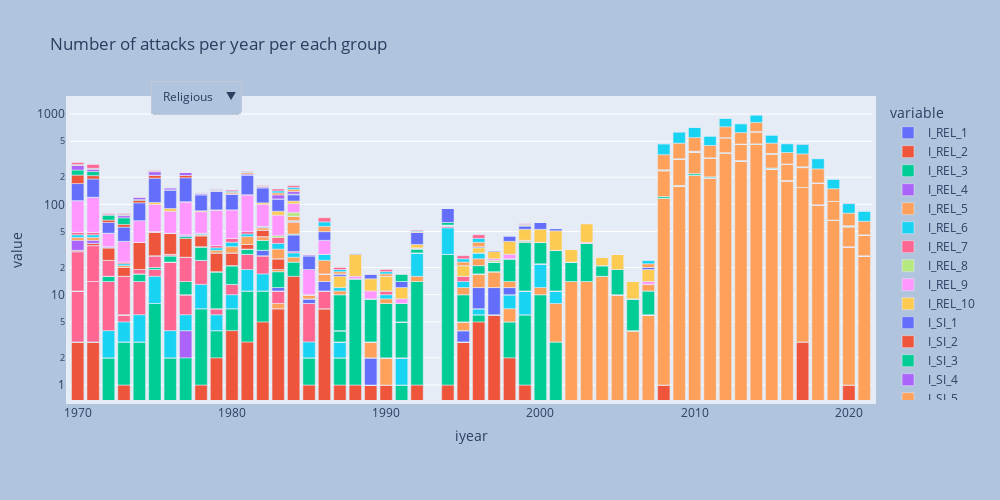

This figure's notebook cell:
### Code cell
# create an update menu to select the REL_COL OR ETHNO_COL OR RIGHT_COL OR LEFT_COL OR SI_COL
total_col = rel_col.append(si_col).append(right_col).append(left_col).append(race_col)
df_dict = df[total_col].groupby([df['iyear']]).sum().reset_index().sort_values(by=['iyear'], ascending=False)
fig = px.bar(df_dict, x='iyear', y=total_col, title='Number of attacks per year per each group', log_y=True)
fig.update_layout(
    autosize=False,
    width=1000,
    height=500,
    margin=dict(
        
        l = 50,
        r = 50,
        b = 100,
        t = 100,
        pad = 4
    ),
    paper_bgcolor="LightSteelBlue",
)
fig.update_layout(
    updatemenus=[
        dict(
            
            buttons=list([
                dict(
                    args= [{'y': [df_dict[col] for col in rel_col]}],
                    label="Religious",
                    method="update"
                ),
                dict(
                    args=[{'y': [df_dict[col] for col in race_col]}],
                    label="race",
                    method="update"
                ),
                dict(
                    args=[{'y': [df_dict[col] for col in right_col]}],
                    label="Right",
                    method="update"
                ),
                dict(
                    args=[{'y': [df_dict[col] for col in left_col]}],
                    label="Left",
                    method="update"
                ),
                dict(
                    args=[{'y': [df_dict[col] for col in si_col]}],
                    label="SI",
                    method="update"
                ),
                dict(
                    args=[{'y': [df_dict[col] for col in total_col]}],
                    label="All",
                    method="update"
                )
            ]),
            direction="down",
            pad={"r": 10, "t": 10},
            showactive=True,
            x=0.1,
            xanchor="left",
            y=1.1,
            yanchor="top"
        ),
    ]
)
fig.show()

### Figure 1 — Plotly figure (JSON) as saved in the notebook; plotly's stock layout.template omitted (floating-point values rounded to 4 significant figures; data arrays with more than 128 entries replaced by an {"elided": "..."} marker saying what was removed)
{"data": [{"alignmentgroup": "True", "hovertemplate": "variable=I_REL_1<br>iyear=%{x}<br>value=%{y}<extra></extra>", "legendgroup": "I_REL_1", "marker": {"color": "#636efa", "pattern": {"shape": ""}}, "name": "I_REL_1", "offsetgroup": "I_REL_1", "orientation": "v", "showlegend": true, "textposition": "auto", "type": "bar", "x": [2021, 2020, 2019, 2018, 2017, 2016, 2015, 2014, 2013, 2012, 2011, 2010, 2009, 2008, 2007, 2006, 2005, 2004, 2003, 2002, 2001, 2000, 1999, 1998, 1997, 1996, 1995, 1994, 1992, 1991, 1990, 1989, 1988, 1987, 1986, 1985, 1984, 1983, 1982, 1981, 1980, 1979, 1978, 1977, 1976, 1975, 1974, 1973, 1972, 1971, 1970], "xaxis": "x", "y": [0, 0, 0, 0, 0, 0, 0, 0, 0, 0, 0, 0, 0, 0, 0, 0, 0, 0, 0, 0, 0, 0, 0, 0, 0, 0, 0, 0, 0, 0, 0, 0, 0, 0, 0, 0, 0, 0, 0, 0, 0, 0, 0, 0, 0, 0, 0, 0, 0, 0, 0], "yaxis": "y"}, {"alignmentgroup": "True", "hovertemplate": "variable=I_REL_2<br>iyear=%{x}<br>value=%{y}<extra></extra>", "legendgroup": "I_REL_2", "marker": {"color": "#EF553B", "pattern": {"shape": ""}}, "name": "I_REL_2", "offsetgroup": "I_REL_2", "orientation": "v", "showlegend": true, "textposition": "auto", "type": "bar", "x": [2021, 2020, 2019, 2018, 2017, 2016, 2015, 2014, 2013, 2012, 2011, 2010, 2009, 2008, 2007, 2006, 2005, 2004, 2003, 2002, 2001, 2000, 1999, 1998, 1997, 1996, 1995, 1994, 1992, 1991, 1990, 1989, 1988, 1987, 1986, 1985, 1984, 1983, 1982, 1981, 1980, 1979, 1978, 1977, 1976, 1975, 1974, 1973, 1972, 1971, 1970], "xaxis": "x", "y": [0, 1, 0, 0, 3, 0, 0, 0, 0, 0, 0, 0, 0, 1, 0, 0, 0, 0, 0, 0, 0, 0, 1, 2, 6, 5, 3, 1, 1, 0, 1, 1, 0, 1, 7, 1, 16, 7, 5, 3, 4, 2, 1, 0, 0, 0, 0, 1, 0, 3, 3], "yaxis": "y"}, {"alignmentgroup": "True", "hovertemplate": "variable=I_REL_3<br>iyear=%{x}<br>value=%{y}<extra></extra>", "legendgroup": "I_REL_3", "marker": {"color": "#00cc96", "pattern": {"shape": ""}}, "name": "I_REL_3", "offsetgroup": "I_REL_3", "orientation": "v", "showlegend": true, "textposition": "auto", "type": "bar", "x": [2021, 2020, 2019, 2018, 2017, 2016, 2015, 2014, 2013, 2012, 2011, 2010, 2009, 2008, 2007, 2006, 2005, 2004, 2003, 2002, 2001, 2000, 1999, 1998, 1997, 1996, 1995, 1994, 1992, 1991, 1990, 1989, 1988, 1987, 1986, 1985, 1984, 1983, 1982, 1981, 1980, 1979, 1978, 1977, 1976, 1975, 1974, 1973, 1972, 1971, 1970], "xaxis": "x", "y": [0, 0, 0, 0, 0, 0, 0, 0, 0, 0, 0, 0, 0, 0, 0, 0, 0, 0, 0, 0, 3, 10, 5, 3, 0, 1, 0, 27, 13, 1, 0, 0, 0, 1, 0, 1, 7, 0, 6, 8, 3, 2, 6, 2, 2, 8, 3, 2, 2, 0, 0], "yaxis": "y"}, {"alignmentgroup": "True", "hovertemplate": "variable=I_REL_4<br>iyear=%{x}<br>value=%{y}<extra></extra>", "legendgroup": "I_REL_4", "marker": {"color": "#ab63fa", "pattern": {"shape": ""}}, "name": "I_REL_4", "offsetgroup": "I_REL_4", "orientation": "v", "showlegend": true, "textposition": "auto", "type": "bar", "x": [2021, 2020, 2019, 2018, 2017, 2016, 2015, 2014, 2013, 2012, 2011, 2010, 2009, 2008, 2007, 2006, 2005, 2004, 2003, 2002, 2001, 2000, 1999, 1998, 1997, 1996, 1995, 1994, 1992, 1991, 1990, 1989, 1988, 1987, 1986, 1985, 1984, 1983, 1982, 1981, 1980, 1979, 1978, 1977, 1976, 1975, 1974, 1973, 1972, 1971, 1970], "xaxis": "x", "y": [0, 0, 0, 0, 0, 0, 0, 0, 0, 0, 0, 0, 0, 0, 0, 0, 0, 0, 0, 0, 0, 0, 0, 0, 0, 0, 0, 0, 0, 0, 0, 0, 0, 0, 0, 0, 0, 0, 0, 0, 0, 0, 0, 2, 0, 0, 0, 0, 0, 0, 0], "yaxis": "y"}, {"alignmentgroup": "True", "hovertemplate": "variable=I_REL_5<br>iyear=%{x}<br>value=%{y}<extra></extra>", "legendgroup": "I_REL_5", "marker": {"color": "#FFA15A", "pattern": {"shape": ""}}, "name": "I_REL_5", "offsetgroup": "I_REL_5", "orientation": "v", "showlegend": true, "textposition": "auto", "type": "bar", "x": [2021, 2020, 2019, 2018, 2017, 2016, 2015, 2014, 2013, 2012, 2011, 2010, 2009, 2008, 2007, 2006, 2005, 2004, 2003, 2002, 2001, 2000, 1999, 1998, 1997, 1996, 1995, 1994, 1992, 1991, 1990, 1989, 1988, 1987, 1986, 1985, 1984, 1983, 1982, 1981, 1980, 1979, 1978, 1977, 1976, 1975, 1974, 1973, 1972, 1971, 1970], "xaxis": "x", "y": [27, 33, 67, 99, 151, 183, 248, 464, 301, 374, 197, 210, 159, 116, 6, 4, 10, 16, 14, 14, 5, 2, 0, 2, 0, 0, 0, 0, 2, 0, 1, 0, 0, 0, 0, 0, 3, 1, 0, 0, 0, 0, 0, 0, 0, 0, 0, 0, 0, 0, 0], "yaxis": "y"}, {"alignmentgroup": "True", "hovertemplate": "variable=I_REL_6<br>iyear=%{x}<br>value=%{y}<extra></extra>", "legendgroup": "I_REL_6", "marker": {"color": "#19d3f3", "pattern": {"shape": ""}}, "name": "I_REL_6", "offsetgroup": "I_REL_6", "orientation": "v", "showlegend": true, "textposition": "auto", "type": "bar", "x": [2021, 2020, 2019, 2018, 2017, 2016, 2015, 2014, 2013, 2012, 2011, 2010, 2009, 2008, 2007, 2006, 2005, 2004, 2003, 2002, 2001, 2000, 1999, 1998, 1997, 1996, 1995, 1994, 1992, 1991, 1990, 1989, 1988, 1987, 1986, 1985, 1984, 1983, 1982, 1981, 1980, 1979, 1978, 1977, 1976, 1975, 1974, 1973, 1972, 1971, 1970], "xaxis": "x", "y": [0, 0, 0, 0, 0, 0, 0, 0, 0, 0, 0, 0, 0, 0, 0, 0, 0, 0, 0, 0, 3, 10, 5, 3, 0, 1, 0, 27, 13, 1, 0, 0, 0, 1, 0, 1, 3, 0, 6, 8, 3, 2, 6, 2, 2, 8, 3, 2, 2, 0, 0], "yaxis": "y"}, {"alignmentgroup": "True", "hovertemplate": "variable=I_REL_7<br>iyear=%{x}<br>value=%{y}<extra></extra>", "legendgroup": "I_REL_7", "marker": {"color": "#FF6692", "pattern": {"shape": ""}}, "name": "I_REL_7", "offsetgroup": "I_REL_7", "orientation": "v", "showlegend": true, "textposition": "auto", "type": "bar", "x": [2021, 2020, 2019, 2018, 2017, 2016, 2015, 2014, 2013, 2012, 2011, 2010, 2009, 2008, 2007, 2006, 2005, 2004, 2003, 2002, 2001, 2000, 1999, 1998, 1997, 1996, 1995, 1994, 1992, 1991, 1990, 1989, 1988, 1987, 1986, 1985, 1984, 1983, 1982, 1981, 1980, 1979, 1978, 1977, 1976, 1975, 1974, 1973, 1972, 1971, 1970], "xaxis": "x", "y": [0, 0, 0, 0, 0, 0, 0, 0, 2, 0, 0, 0, 0, 0, 0, 0, 0, 0, 0, 0, 0, 0, 0, 0, 0, 0, 0, 2, 0, 0, 0, 0, 0, 0, 4, 5, 1, 3, 10, 9, 3, 1, 11, 4, 19, 3, 8, 1, 10, 11, 8], "yaxis": "y"}, {"alignmentgroup": "True", "hovertemplate": "variable=I_REL_8<br>iyear=%{x}<br>value=%{y}<extra></extra>", "legendgroup": "I_REL_8", "marker": {"color": "#B6E880", "pattern": {"shape": ""}}, "name": "I_REL_8", "offsetgroup": "I_REL_8", "orientation": "v", "showlegend": true, "textposition": "auto", "type": "bar", "x": [2021, 2020, 2019, 2018, 2017, 2016, 2015, 2014, 2013, 2012, 2011, 2010, 2009, 2008, 2007, 2006, 2005, 2004, 2003, 2002, 2001, 2000, 1999, 1998, 1997, 1996, 1995, 1994, 1992, 1991, 1990, 1989, 1988, 1987, 1986, 1985, 1984, 1983, 1982, 1981, 1980, 1979, 1978, 1977, 1976, 1975, 1974, 1973, 1972, 1971, 1970], "xaxis": "x", "y": [0, 0, 0, 0, 0, 0, 0, 0, 0, 0, 0, 0, 0, 0, 0, 0, 0, 0, 0, 0, 0, 0, 0, 0, 0, 0, 0, 0, 0, 0, 0, 0, 0, 0, 0, 0, 0, 0, 0, 0, 0, 0, 0, 0, 0, 0, 0, 0, 0, 0, 0], "yaxis": "y"}, {"alignmentgroup": "True", "hovertemplate": "variable=I_REL_9<br>iyear=%{x}<br>value=%{y}<extra></extra>", "legendgroup": "I_REL_9", "marker": {"color": "#FF97FF", "pattern": {"shape": ""}}, "name": "I_REL_9", "offsetgroup": "I_REL_9", "orientation": "v", "showlegend": true, "textposition": "auto", "type": "bar", "x": [2021, 2020, 2019, 2018, 2017, 2016, 2015, 2014, 2013, 2012, 2011, 2010, 2009, 2008, 2007, 2006, 2005, 2004, 2003, 2002, 2001, 2000, 1999, 1998, 1997, 1996, 1995, 1994, 1992, 1991, 1990, 1989, 1988, 1987, 1986, 1985, 1984, 1983, 1982, 1981, 1980, 1979, 1978, 1977, 1976, 1975, 1974, 1973, 1972, 1971, 1970], "xaxis": "x", "y": [0, 0, 0, 0, 0, 0, 0, 0, 0, 0, 0, 0, 0, 0, 0, 0, 0, 0, 0, 0, 0, 0, 0, 0, 0, 0, 0, 0, 0, 0, 0, 0, 0, 0, 0, 0, 0, 0, 0, 0, 0, 0, 0, 0, 0, 0, 0, 0, 0, 0, 0], "yaxis": "y"}, {"alignmentgroup": "True", "hovertemplate": "variable=I_REL_10<br>iyear=%{x}<br>value=%{y}<extra></extra>", "legendgroup": "I_REL_10", "marker": {"color": "#FECB52", "pattern": {"shape": ""}}, "name": "I_REL_10", "offsetgroup": "I_REL_10", "orientation": "v", "showlegend": true, "textposition": "auto", "type": "bar", "x": [2021, 2020, 2019, 2018, 2017, 2016, 2015, 2014, 2013, 2012, 2011, 2010, 2009, 2008, 2007, 2006, 2005, 2004, 2003, 2002, 2001, 2000, 1999, 1998, 1997, 1996, 1995, 1994, 1992, 1991, 1990, 1989, 1988, 1987, 1986, 1985, 1984, 1983, 1982, 1981, 1980, 1979, 1978, 1977, 1976, 1975, 1974, 1973, 1972, 1971, 1970], "xaxis": "x", "y": [0, 0, 0, 0, 0, 0, 0, 0, 0, 0, 0, 0, 0, 0, 0, 0, 0, 0, 0, 0, 0, 0, 0, 0, 0, 0, 0, 0, 0, 0, 0, 0, 0, 0, 0, 0, 0, 0, 0, 0, 0, 0, 0, 0, 0, 0, 0, 0, 0, 0, 0], "yaxis": "y"}, {"alignmentgroup": "True", "hovertemplate": "variable=I_SI_1<br>iyear=%{x}<br>value=%{y}<extra></extra>", "legendgroup": "I_SI_1", "marker": {"color": "#636efa", "pattern": {"shape": ""}}, "name": "I_SI_1", "offsetgroup": "I_SI_1", "orientation": "v", "showlegend": true, "textposition": "auto", "type": "bar", "x": [2021, 2020, 2019, 2018, 2017, 2016, 2015, 2014, 2013, 2012, 2011, 2010, 2009, 2008, 2007, 2006, 2005, 2004, 2003, 2002, 2001, 2000, 1999, 1998, 1997, 1996, 1995, 1994, 1992, 1991, 1990, 1989, 1988, 1987, 1986, 1985, 1984, 1983, 1982, 1981, 1980, 1979, 1978, 1977, 1976, 1975, 1974, 1973, 1972, 1971, 1970], "xaxis": "x", "y": [0, 0, 0, 0, 0, 0, 0, 0, 0, 0, 0, 0, 0, 0, 0, 0, 0, 0, 0, 0, 0, 0, 0, 2, 6, 5, 1, 1, 0, 0, 0, 1, 0, 0, 3, 1, 16, 1, 4, 0, 0, 0, 0, 0, 0, 0, 0, 0, 0, 0, 0], "yaxis": "y"}, {"alignmentgroup": "True", "hovertemplate": "variable=I_SI_2<br>iyear=%{x}<br>value=%{y}<extra></extra>", "legendgroup": "I_SI_2", "marker": {"color": "#EF553B", "pattern": {"shape": ""}}, "name": "I_SI_2", "offsetgroup": "I_SI_2", "orientation": "v", "showlegend": true, "textposition": "auto", "type": "bar", "x": [2021, 2020, 2019, 2018, 2017, 2016, 2015, 2014, 2013, 2012, 2011, 2010, 2009, 2008, 2007, 2006, 2005, 2004, 2003, 2002, 2001, 2000, 1999, 1998, 1997, 1996, 1995, 1994, 1992, 1991, 1990, 1989, 1988, 1987, 1986, 1985, 1984, 1983, 1982, 1981, 1980, 1979, 1978, 1977, 1976, 1975, 1974, 1973, 1972, 1971, 1970], "xaxis": "x", "y": [0, 0, 0, 0, 0, 0, 0, 0, 0, 0, 0, 0, 0, 0, 0, 0, 0, 0, 0, 0, 0, 0, 0, 0, 0, 0, 0, 0, 0, 0, 0, 0, 0, 0, 0, 0, 0, 0, 0, 0, 0, 0, 0, 0, 0, 0, 0, 0, 0, 0, 0], "yaxis": "y"}, {"alignmentgroup": "True", "hovertemplate": "variable=I_SI_3<br>iyear=%{x}<br>value=%{y}<extra></extra>", "legendgroup": "I_SI_3", "marker": {"color": "#00cc96", "pattern": {"shape": ""}}, "name": "I_SI_3", "offsetgroup": "I_SI_3", "orientation": "v", "showlegend": true, "textposition": "auto", "type": "bar", "x": [2021, 2020, 2019, 2018, 2017, 2016, 2015, 2014, 2013, 2012, 2011, 2010, 2009, 2008, 2007, 2006, 2005, 2004, 2003, 2002, 2001, 2000, 1999, 1998, 1997, 1996, 1995, 1994, 1992, 1991, 1990, 1989, 1988, 1987, 1986, 1985, 1984, 1983, 1982, 1981, 1980, 1979, 1978, 1977, 1976, 1975, 1974, 1973, 1972, 1971, 1970], "xaxis": "x", "y": [0, 0, 0, 0, 0, 0, 0, 0, 0, 0, 0, 0, 0, 0, 0, 0, 0, 0, 0, 0, 0, 0, 0, 0, 0, 0, 0, 0, 0, 3, 0, 0, 0, 1, 0, 0, 1, 6, 9, 4, 8, 11, 10, 4, 4, 1, 3, 0, 2, 0, 0], "yaxis": "y"}, {"alignmentgroup": "True", "hovertemplate": "variable=I_SI_4<br>iyear=%{x}<br>value=%{y}<extra></extra>", "legendgroup": "I_SI_4", "marker": {"color": "#ab63fa", "pattern": {"shape": ""}}, "name": "I_SI_4", "offsetgroup": "I_SI_4", "orientation": "v", "showlegend": true, "textposition": "auto", "type": "bar", "x": [2021, 2020, 2019, 2018, 2017, 2016, 2015, 2014, 2013, 2012, 2011, 2010, 2009, 2008, 2007, 2006, 2005, 2004, 2003, 2002, 2001, 2000, 1999, 1998, 1997, 1996, 1995, 1994, 1992, 1991, 1990, 1989, 1988, 1987, 1986, 1985, 1984, 1983, 1982, 1981, 1980, 1979, 1978, 1977, 1976, 1975, 1974, 1973, 1972, 1971, 1970], "xaxis": "x", "y": [0, 0, 0, 0, 0, 0, 0, 0, 0, 0, 0, 0, 0, 0, 0, 0, 0, 0, 0, 0, 0, 0, 0, 0, 0, 0, 0, 0, 0, 0, 0, 0, 0, 0, 0, 0, 0, 0, 0, 0, 0, 0, 0, 0, 0, 0, 0, 0, 0, 0, 0], "yaxis": "y"}, {"alignmentgroup": "True", "hovertemplate": "variable=I_SI_5<br>iyear=%{x}<br>value=%{y}<extra></extra>", "legendgroup": "I_SI_5", "marker": {"color": "#FFA15A", "pattern": {"shape": ""}}, "name": "I_SI_5", "offsetgroup": "I_SI_5", "orientation": "v", "showlegend": true, "textposition": "auto", "type": "bar", "x": [2021, 2020, 2019, 2018, 2017, 2016, 2015, 2014, 2013, 2012, 2011, 2010, 2009, 2008, 2007, 2006, 2005, 2004, 2003, 2002, 2001, 2000, 1999, 1998, 1997, 1996, 1995, 1994, 1992, 1991, 1990, 1989, 1988, 1987, 1986, 1985, 1984, 1983, 1982, 1981, 1980, 1979, 1978, 1977, 1976, 1975, 1974, 1973, 1972, 1971, 1970], "xaxis": "x", "y": [0, 0, 0, 0, 0, 0, 0, 0, 0, 0, 0, 0, 0, 0, 0, 0, 0, 0, 0, 0, 0, 0, 0, 2, 6, 5, 1, 1, 0, 0, 0, 1, 0, 0, 3, 1, 16, 1, 4, 0, 0, 0, 0, 0, 0, 0, 0, 0, 0, 0, 0], "yaxis": "y"}, {"alignmentgroup": "True", "hovertemplate": "variable=I_SI_6<br>iyear=%{x}<br>value=%{y}<extra></extra>", "legendgroup": "I_SI_6", "marker": {"color": "#19d3f3", "pattern": {"shape": ""}}, "name": "I_SI_6", "offsetgroup": "I_SI_6", "orientation": "v", "showlegend": true, "textposition": "auto", "type": "bar", "x": [2021, 2020, 2019, 2018, 2017, 2016, 2015, 2014, 2013, 2012, 2011, 2010, 2009, 2008, 2007, 2006, 2005, 2004, 2003, 2002, 2001, 2000, 1999, 1998, 1997, 1996, 1995, 1994, 1992, 1991, 1990, 1989, 1988, 1987, 1986, 1985, 1984, 1983, 1982, 1981, 1980, 1979, 1978, 1977, 1976, 1975, 1974, 1973, 1972, 1971, 1970], "xaxis": "x", "y": [0, 0, 0, 0, 0, 0, 0, 0, 0, 0, 0, 0, 0, 0, 0, 0, 0, 0, 0, 0, 0, 0, 0, 0, 0, 0, 0, 0, 0, 0, 0, 0, 0, 0, 0, 0, 0, 0, 0, 0, 0, 0, 0, 0, 0, 0, 0, 0, 0, 0, 0], "yaxis": "y"}, {"alignmentgroup": "True", "hovertemplate": "variable=I_SI_7<br>iyear=%{x}<br>value=%{y}<extra></extra>", "legendgroup": "I_SI_7", "marker": {"color": "#FF6692", "pattern": {"shape": ""}}, "name": "I_SI_7", "offsetgroup": "I_SI_7", "orientation": "v", "showlegend": true, "textposition": "auto", "type": "bar", "x": [2021, 2020, 2019, 2018, 2017, 2016, 2015, 2014, 2013, 2012, 2011, 2010, 2009, 2008, 2007, 2006, 2005, 2004, 2003, 2002, 2001, 2000, 1999, 1998, 1997, 1996, 1995, 1994, 1992, 1991, 1990, 1989, 1988, 1987, 1986, 1985, 1984, 1983, 1982, 1981, 1980, 1979, 1978, 1977, 1976, 1975, 1974, 1973, 1972, 1971, 1970], "xaxis": "x", "y": [0, 0, 0, 0, 0, 0, 0, 0, 0, 0, 0, 0, 0, 0, 0, 0, 0, 0, 0, 0, 0, 0, 0, 0, 0, 0, 0, 0, 0, 0, 0, 0, 0, 0, 0, 0, 2, 0, 0, 0, 0, 0, 0, 12, 1, 7, 2, 10, 8, 21, 19], "yaxis": "y"}, {"alignmentgroup": "True", "hovertemplate": "variable=I_SI_8<br>iyear=%{x}<br>value=%{y}<extra></extra>", "legendgroup": "I_SI_8", "marker": {"color": "#B6E880", "pattern": {"shape": ""}}, "name": "I_SI_8", "offsetgroup": "I_SI_8", "orientation": "v", "showlegend": true, "textposition": "auto", "type": "bar", "x": [2021, 2020, 2019, 2018, 2017, 2016, 2015, 2014, 2013, 2012, 2011, 2010, 2009, 2008, 2007, 2006, 2005, 2004, 2003, 2002, 2001, 2000, 1999, 1998, 1997, 1996, 1995, 1994, 1992, 1991, 1990, 1989, 1988, 1987, 1986, 1985, 1984, 1983, 1982, 1981, 1980, 1979, 1978, 1977, 1976, 1975, 1974, 1973, 1972, 1971, 1970], "xaxis": "x", "y": [0, 0, 0, 0, 0, 0, 0, 0, 2, 0, 0, 0, 0, 0, 0, 0, 0, 0, 0, 0, 0, 0, 0, 0, 0, 0, 0, 0, 0, 0, 0, 0, 0, 0, 0, 0, 0, 0, 0, 0, 0, 0, 0, 0, 0, 0, 0, 0, 0, 0, 0], "yaxis": "y"}, {"alignmentgroup": "True", "hovertemplate": "variable=I_SI_9<br>iyear=%{x}<br>value=%{y}<extra></extra>", "legendgroup": "I_SI_9", "marker": {"color": "#FF97FF", "pattern": {"shape": ""}}, "name": "I_SI_9", "offsetgroup": "I_SI_9", "orientation": "v", "showlegend": true, "textposition": "auto", "type": "bar", "x": [2021, 2020, 2019, 2018, 2017, 2016, 2015, 2014, 2013, 2012, 2011, 2010, 2009, 2008, 2007, 2006, 2005, 2004, 2003, 2002, 2001, 2000, 1999, 1998, 1997, 1996, 1995, 1994, 1992, 1991, 1990, 1989, 1988, 1987, 1986, 1985, 1984, 1983, 1982, 1981, 1980, 1979, 1978, 1977, 1976, 1975, 1974, 1973, 1972, 1971, 1970], "xaxis": "x", "y": [0, 0, 0, 0, 0, 0, 0, 0, 0, 0, 0, 0, 0, 0, 0, 0, 0, 0, 0, 0, 0, 0, 0, 0, 0, 0, 0, 0, 0, 0, 0, 0, 0, 0, 0, 0, 0, 0, 0, 0, 0, 0, 0, 0, 0, 0, 0, 0, 0, 0, 0], "yaxis": "y"}, {"alignmentgroup": "True", "hovertemplate": "variable=I_SI_10<br>iyear=%{x}<br>value=%{y}<extra></extra>", "legendgroup": "I_SI_10", "marker": {"color": "#FECB52", "pattern": {"shape": ""}}, "name": "I_SI_10", "offsetgroup": "I_SI_10", "orientation": "v", "showlegend": true, "textposition": "auto", "type": "bar", "x": [2021, 2020, 2019, 2018, 2017, 2016, 2015, 2014, 2013, 2012, 2011, 2010, 2009, 2008, 2007, 2006, 2005, 2004, 2003, 2002, 2001, 2000, 1999, 1998, 1997, 1996, 1995, 1994, 1992, 1991, 1990, 1989, 1988, 1987, 1986, 1985, 1984, 1983, 1982, 1981, 1980, 1979, 1978, 1977, 1976, 1975, 1974, 1973, 1972, 1971, 1970], "xaxis": "x", "y": [0, 0, 0, 0, 0, 0, 0, 0, 0, 0, 0, 0, 1, 0, 0, 0, 0, 0, 0, 0, 0, 0, 0, 0, 0, 0, 0, 0, 0, 0, 0, 0, 0, 0, 0, 0, 0, 0, 0, 0, 0, 0, 0, 0, 0, 0, 0, 0, 0, 0, 0], "yaxis": "y"}, {"alignmentgroup": "True", "hovertemplate": "variable=I_SI_11<br>iyear=%{x}<br>value=%{y}<extra></extra>", "legendgroup": "I_SI_11", "marker": {"color": "#636efa", "pattern": {"shape": ""}}, "name": "I_SI_11", "offsetgroup": "I_SI_11", "orientation": "v", "showlegend": true, "textposition": "auto", "type": "bar", "x": [2021, 2020, 2019, 2018, 2017, 2016, 2015, 2014, 2013, 2012, 2011, 2010, 2009, 2008, 2007, 2006, 2005, 2004, 2003, 2002, 2001, 2000, 1999, 1998, 1997, 1996, 1995, 1994, 1992, 1991, 1990, 1989, 1988, 1987, 1986, 1985, 1984, 1983, 1982, 1981, 1980, 1979, 1978, 1977, 1976, 1975, 1974, 1973, 1972, 1971, 1970], "xaxis": "x", "y": [0, 0, 0, 0, 0, 0, 0, 0, 0, 0, 0, 0, 0, 0, 0, 0, 0, 0, 0, 0, 0, 0, 0, 0, 0, 0, 0, 0, 0, 0, 0, 0, 0, 0, 0, 0, 0, 0, 0, 0, 0, 0, 0, 0, 0, 0, 0, 0, 0, 0, 0], "yaxis": "y"}, {"alignmentgroup": "True", "hovertemplate": "variable=I_SI_12<br>iyear=%{x}<br>value=%{y}<extra></extra>", "legendgroup": "I_SI_12", "marker": {"color": "#EF553B", "pattern": {"shape": ""}}, "name": "I_SI_12", "offsetgroup": "I_SI_12", "orientation": "v", "showlegend": true, "textposition": "auto", "type": "bar", "x": [2021, 2020, 2019, 2018, 2017, 2016, 2015, 2014, 2013, 2012, 2011, 2010, 2009, 2008, 2007, 2006, 2005, 2004, 2003, 2002, 2001, 2000, 1999, 1998, 1997, 1996, 1995, 1994, 1992, 1991, 1990, 1989, 1988, 1987, 1986, 1985, 1984, 1983, 1982, 1981, 1980, 1979, 1978, 1977, 1976, 1975, 1974, 1973, 1972, 1971, 1970], "xaxis": "x", "y": [0, 0, 0, 0, 0, 0, 0, 0, 0, 0, 0, 0, 0, 0, 0, 0, 0, 0, 0, 0, 0, 0, 0, 0, 0, 0, 0, 0, 0, 0, 0, 0, 1, 0, 0, 0, 0, 6, 8, 4, 8, 11, 11, 16, 20, 22, 19, 4, 9, 2, 1], "yaxis": "y"}, {"alignmentgroup": "True", "hovertemplate": "variable=I_SI_13<br>iyear=%{x}<br>value=%{y}<extra></extra>", "legendgroup": "I_SI_13", "marker": {"color": "#00cc96", "pattern": {"shape": ""}}, "name": "I_SI_13", "offsetgroup": "I_SI_13", "orientation": "v", "showlegend": true, "textposition": "auto", "type": "bar", "x": [2021, 2020, 2019, 2018, 2017, 2016, 2015, 2014, 2013, 2012, 2011, 2010, 2009, 2008, 2007, 2006, 2005, 2004, 2003, 2002, 2001, 2000, 1999, 1998, 1997, 1996, 1995, 1994, 1992, 1991, 1990, 1989, 1988, 1987, 1986, 1985, 1984, 1983, 1982, 1981, 1980, 1979, 1978, 1977, 1976, 1975, 1974, 1973, 1972, 1971, 1970], "xaxis": "x", "y": [0, 0, 0, 0, 0, 1, 5, 4, 1, 0, 5, 9, 2, 5, 5, 5, 9, 5, 23, 9, 20, 16, 27, 11, 5, 4, 5, 4, 3, 3, 6, 6, 14, 6, 0, 0, 1, 0, 0, 0, 0, 0, 0, 2, 0, 0, 0, 0, 0, 0, 0], "yaxis": "y"}, {"alignmentgroup": "True", "hovertemplate": "variable=I_SI_14<br>iyear=%{x}<br>value=%{y}<extra></extra>", "legendgroup": "I_SI_14", "marker": {"color": "#ab63fa", "pattern": {"shape": ""}}, "name": "I_SI_14", "offsetgroup": "I_SI_14", "orientation": "v", "showlegend": true, "textposition": "auto", "type": "bar", "x": [2021, 2020, 2019, 2018, 2017, 2016, 2015, 2014, 2013, 2012, 2011, 2010, 2009, 2008, 2007, 2006, 2005, 2004, 2003, 2002, 2001, 2000, 1999, 1998, 1997, 1996, 1995, 1994, 1992, 1991, 1990, 1989, 1988, 1987, 1986, 1985, 1984, 1983, 1982, 1981, 1980, 1979, 1978, 1977, 1976, 1975, 1974, 1973, 1972, 1971, 1970], "xaxis": "x", "y": [0, 0, 0, 0, 0, 0, 0, 0, 0, 0, 0, 0, 0, 0, 0, 0, 0, 0, 0, 0, 0, 0, 0, 0, 0, 0, 0, 0, 0, 0, 0, 0, 0, 0, 0, 0, 0, 0, 0, 0, 0, 0, 0, 2, 0, 0, 0, 0, 1, 3, 9], "yaxis": "y"}, {"alignmentgroup": "True", "hovertemplate": "variable=I_RIGHT_1<br>iyear=%{x}<br>value=%{y}<extra></extra>", "legendgroup": "I_RIGHT_1", "marker": {"color": "#FFA15A", "pattern": {"shape": ""}}, "name": "I_RIGHT_1", "offsetgroup": "I_RIGHT_1", "orientation": "v", "showlegend": true, "textposition": "auto", "type": "bar", "x": [2021, 2020, 2019, 2018, 2017, 2016, 2015, 2014, 2013, 2012, 2011, 2010, 2009, 2008, 2007, 2006, 2005, 2004, 2003, 2002, 2001, 2000, 1999, 1998, 1997, 1996, 1995, 1994, 1992, 1991, 1990, 1989, 1988, 1987, 1986, 1985, 1984, 1983, 1982, 1981, 1980, 1979, 1978, 1977, 1976, 1975, 1974, 1973, 1972, 1971, 1970], "xaxis": "x", "y": [19, 22, 41, 74, 101, 95, 109, 168, 158, 174, 121, 161, 156, 113, 2, 0, 0, 0, 0, 0, 0, 0, 1, 0, 0, 4, 2, 0, 1, 0, 1, 0, 0, 1, 7, 0, 8, 7, 3, 8, 5, 2, 1, 0, 0, 1, 0, 1, 0, 3, 3], "yaxis": "y"}, {"alignmentgroup": "True", "hovertemplate": "variable=I_RIGHT_2<br>iyear=%{x}<br>value=%{y}<extra></extra>", "legendgroup": "I_RIGHT_2", "marker": {"color": "#19d3f3", "pattern": {"shape": ""}}, "name": "I_RIGHT_2", "offsetgroup": "I_RIGHT_2", "orientation": "v", "showlegend": true, "textposition": "auto", "type": "bar", "x": [2021, 2020, 2019, 2018, 2017, 2016, 2015, 2014, 2013, 2012, 2011, 2010, 2009, 2008, 2007, 2006, 2005, 2004, 2003, 2002, 2001, 2000, 1999, 1998, 1997, 1996, 1995, 1994, 1992, 1991, 1990, 1989, 1988, 1987, 1986, 1985, 1984, 1983, 1982, 1981, 1980, 1979, 1978, 1977, 1976, 1975, 1974, 1973, 1972, 1971, 1970], "xaxis": "x", "y": [0, 1, 0, 0, 3, 0, 0, 0, 0, 0, 0, 0, 0, 1, 0, 0, 0, 0, 0, 0, 0, 0, 1, 0, 0, 4, 2, 0, 0, 0, 1, 0, 0, 1, 4, 0, 0, 5, 1, 3, 4, 2, 1, 0, 0, 0, 0, 1, 0, 3, 3], "yaxis": "y"}, {"alignmentgroup": "True", "hovertemplate": "variable=I_RIGHT_3<br>iyear=%{x}<br>value=%{y}<extra></extra>", "legendgroup": "I_RIGHT_3", "marker": {"color": "#FF6692", "pattern": {"shape": ""}}, "name": "I_RIGHT_3", "offsetgroup": "I_RIGHT_3", "orientation": "v", "showlegend": true, "textposition": "auto", "type": "bar", "x": [2021, 2020, 2019, 2018, 2017, 2016, 2015, 2014, 2013, 2012, 2011, 2010, 2009, 2008, 2007, 2006, 2005, 2004, 2003, 2002, 2001, 2000, 1999, 1998, 1997, 1996, 1995, 1994, 1992, 1991, 1990, 1989, 1988, 1987, 1986, 1985, 1984, 1983, 1982, 1981, 1980, 1979, 1978, 1977, 1976, 1975, 1974, 1973, 1972, 1971, 1970], "xaxis": "x", "y": [0, 1, 0, 0, 3, 0, 0, 0, 0, 0, 0, 0, 0, 1, 0, 0, 0, 0, 0, 0, 0, 0, 0, 0, 0, 0, 2, 0, 0, 0, 1, 0, 0, 0, 0, 0, 0, 6, 1, 3, 4, 2, 1, 0, 0, 0, 0, 1, 0, 3, 3], "yaxis": "y"}, {"alignmentgroup": "True", "hovertemplate": "variable=I_RIGHT_4<br>iyear=%{x}<br>value=%{y}<extra></extra>", "legendgroup": "I_RIGHT_4", "marker": {"color": "#B6E880", "pattern": {"shape": ""}}, "name": "I_RIGHT_4", "offsetgroup": "I_RIGHT_4", "orientation": "v", "showlegend": true, "textposition": "auto", "type": "bar", "x": [2021, 2020, 2019, 2018, 2017, 2016, 2015, 2014, 2013, 2012, 2011, 2010, 2009, 2008, 2007, 2006, 2005, 2004, 2003, 2002, 2001, 2000, 1999, 1998, 1997, 1996, 1995, 1994, 1992, 1991, 1990, 1989, 1988, 1987, 1986, 1985, 1984, 1983, 1982, 1981, 1980, 1979, 1978, 1977, 1976, 1975, 1974, 1973, 1972, 1971, 1970], "xaxis": "x", "y": [0, 0, 0, 0, 0, 0, 0, 1, 0, 1, 0, 0, 0, 0, 0, 0, 0, 0, 0, 0, 0, 0, 0, 0, 1, 0, 0, 0, 0, 0, 0, 0, 0, 0, 0, 0, 7, 2, 0, 0, 0, 0, 0, 0, 0, 0, 0, 0, 0, 0, 0], "yaxis": "y"}, {"alignmentgroup": "True", "hovertemplate": "variable=I_LEFT_1<br>iyear=%{x}<br>value=%{y}<extra></extra>", "legendgroup": "I_LEFT_1", "marker": {"color": "#FF97FF", "pattern": {"shape": ""}}, "name": "I_LEFT_1", "offsetgroup": "I_LEFT_1", "orientation": "v", "showlegend": true, "textposition": "auto", "type": "bar", "x": [2021, 2020, 2019, 2018, 2017, 2016, 2015, 2014, 2013, 2012, 2011, 2010, 2009, 2008, 2007, 2006, 2005, 2004, 2003, 2002, 2001, 2000, 1999, 1998, 1997, 1996, 1995, 1994, 1992, 1991, 1990, 1989, 1988, 1987, 1986, 1985, 1984, 1983, 1982, 1981, 1980, 1979, 1978, 1977, 1976, 1975, 1974, 1973, 1972, 1971, 1970], "xaxis": "x", "y": [0, 0, 0, 0, 0, 0, 0, 0, 0, 0, 0, 0, 0, 0, 1, 0, 0, 0, 1, 0, 0, 0, 0, 3, 1, 0, 0, 0, 0, 1, 0, 2, 1, 0, 12, 9, 21, 31, 43, 77, 45, 51, 35, 60, 36, 50, 28, 16, 14, 71, 61], "yaxis": "y"}, {"alignmentgroup": "True", "hovertemplate": "variable=I_LEFT_2<br>iyear=%{x}<br>value=%{y}<extra></extra>", "legendgroup": "I_LEFT_2", "marker": {"color": "#FECB52", "pattern": {"shape": ""}}, "name": "I_LEFT_2", "offsetgroup": "I_LEFT_2", "orientation": "v", "showlegend": true, "textposition": "auto", "type": "bar", "x": [2021, 2020, 2019, 2018, 2017, 2016, 2015, 2014, 2013, 2012, 2011, 2010, 2009, 2008, 2007, 2006, 2005, 2004, 2003, 2002, 2001, 2000, 1999, 1998, 1997, 1996, 1995, 1994, 1992, 1991, 1990, 1989, 1988, 1987, 1986, 1985, 1984, 1983, 1982, 1981, 1980, 1979, 1978, 1977, 1976, 1975, 1974, 1973, 1972, 1971, 1970], "xaxis": "x", "y": [0, 0, 0, 0, 0, 1, 5, 3, 2, 0, 5, 8, 2, 5, 5, 5, 9, 5, 23, 9, 20, 15, 13, 11, 5, 4, 5, 0, 3, 3, 5, 4, 12, 4, 0, 0, 7, 8, 4, 1, 0, 1, 2, 1, 6, 5, 0, 0, 0, 0, 0], "yaxis": "y"}, {"alignmentgroup": "True", "hovertemplate": "variable=I_LEFT_3<br>iyear=%{x}<br>value=%{y}<extra></extra>", "legendgroup": "I_LEFT_3", "marker": {"color": "#636efa", "pattern": {"shape": ""}}, "name": "I_LEFT_3", "offsetgroup": "I_LEFT_3", "orientation": "v", "showlegend": true, "textposition": "auto", "type": "bar", "x": [2021, 2020, 2019, 2018, 2017, 2016, 2015, 2014, 2013, 2012, 2011, 2010, 2009, 2008, 2007, 2006, 2005, 2004, 2003, 2002, 2001, 2000, 1999, 1998, 1997, 1996, 1995, 1994, 1992, 1991, 1990, 1989, 1988, 1987, 1986, 1985, 1984, 1983, 1982, 1981, 1980, 1979, 1978, 1977, 1976, 1975, 1974, 1973, 1972, 1971, 1970], "xaxis": "x", "y": [0, 0, 0, 0, 0, 0, 0, 0, 0, 0, 0, 0, 0, 0, 1, 0, 0, 0, 1, 0, 3, 10, 5, 6, 1, 1, 0, 27, 13, 2, 0, 2, 1, 1, 10, 8, 19, 31, 49, 84, 42, 53, 43, 90, 54, 90, 38, 17, 15, 71, 60], "yaxis": "y"}, {"alignmentgroup": "True", "hovertemplate": "variable=I_LEFT_4<br>iyear=%{x}<br>value=%{y}<extra></extra>", "legendgroup": "I_LEFT_4", "marker": {"color": "#EF553B", "pattern": {"shape": ""}}, "name": "I_LEFT_4", "offsetgroup": "I_LEFT_4", "orientation": "v", "showlegend": true, "textposition": "auto", "type": "bar", "x": [2021, 2020, 2019, 2018, 2017, 2016, 2015, 2014, 2013, 2012, 2011, 2010, 2009, 2008, 2007, 2006, 2005, 2004, 2003, 2002, 2001, 2000, 1999, 1998, 1997, 1996, 1995, 1994, 1992, 1991, 1990, 1989, 1988, 1987, 1986, 1985, 1984, 1983, 1982, 1981, 1980, 1979, 1978, 1977, 1976, 1975, 1974, 1973, 1972, 1971, 1970], "xaxis": "x", "y": [0, 0, 0, 0, 0, 0, 0, 0, 0, 0, 0, 0, 0, 0, 0, 0, 0, 0, 0, 0, 0, 0, 0, 0, 0, 0, 0, 0, 0, 0, 0, 0, 0, 0, 0, 0, 0, 0, 0, 0, 0, 0, 0, 12, 1, 14, 7, 4, 4, 17, 41], "yaxis": "y"}, {"alignmentgroup": "True", "hovertemplate": "variable=I_LEFT_5<br>iyear=%{x}<br>value=%{y}<extra></extra>", "legendgroup": "I_LEFT_5", "marker": {"color": "#00cc96", "pattern": {"shape": ""}}, "name": "I_LEFT_5", "offsetgroup": "I_LEFT_5", "orientation": "v", "showlegend": true, "textposition": "auto", "type": "bar", "x": [2021, 2020, 2019, 2018, 2017, 2016, 2015, 2014, 2013, 2012, 2011, 2010, 2009, 2008, 2007, 2006, 2005, 2004, 2003, 2002, 2001, 2000, 1999, 1998, 1997, 1996, 1995, 1994, 1992, 1991, 1990, 1989, 1988, 1987, 1986, 1985, 1984, 1983, 1982, 1981, 1980, 1979, 1978, 1977, 1976, 1975, 1974, 1973, 1972, 1971, 1970], "xaxis": "x", "y": [0, 0, 0, 0, 0, 0, 0, 0, 0, 0, 0, 0, 0, 0, 0, 0, 0, 0, 0, 0, 0, 0, 0, 0, 0, 0, 0, 0, 0, 3, 0, 0, 0, 0, 0, 0, 2, 0, 0, 0, 0, 0, 0, 0, 0, 1, 2, 11, 9, 23, 29], "yaxis": "y"}, {"alignmentgroup": "True", "hovertemplate": "variable=I_LEFT_6<br>iyear=%{x}<br>value=%{y}<extra></extra>", "legendgroup": "I_LEFT_6", "marker": {"color": "#ab63fa", "pattern": {"shape": ""}}, "name": "I_LEFT_6", "offsetgroup": "I_LEFT_6", "orientation": "v", "showlegend": true, "textposition": "auto", "type": "bar", "x": [2021, 2020, 2019, 2018, 2017, 2016, 2015, 2014, 2013, 2012, 2011, 2010, 2009, 2008, 2007, 2006, 2005, 2004, 2003, 2002, 2001, 2000, 1999, 1998, 1997, 1996, 1995, 1994, 1992, 1991, 1990, 1989, 1988, 1987, 1986, 1985, 1984, 1983, 1982, 1981, 1980, 1979, 1978, 1977, 1976, 1975, 1974, 1973, 1972, 1971, 1970], "xaxis": "x", "y": [0, 0, 0, 0, 0, 0, 0, 0, 0, 0, 0, 0, 0, 0, 0, 0, 0, 0, 0, 0, 0, 0, 0, 0, 0, 0, 0, 0, 0, 0, 0, 0, 0, 0, 0, 1, 9, 12, 4, 5, 2, 2, 4, 17, 8, 20, 7, 4, 1, 14, 30], "yaxis": "y"}, {"alignmentgroup": "True", "hovertemplate": "variable=I_RACE_1<br>iyear=%{x}<br>value=%{y}<extra></extra>", "legendgroup": "I_RACE_1", "marker": {"color": "#FFA15A", "pattern": {"shape": ""}}, "name": "I_RACE_1", "offsetgroup": "I_RACE_1", "orientation": "v", "showlegend": true, "textposition": "auto", "type": "bar", "x": [2021, 2020, 2019, 2018, 2017, 2016, 2015, 2014, 2013, 2012, 2011, 2010, 2009, 2008, 2007, 2006, 2005, 2004, 2003, 2002, 2001, 2000, 1999, 1998, 1997, 1996, 1995, 1994, 1992, 1991, 1990, 1989, 1988, 1987, 1986, 1985, 1984, 1983, 1982, 1981, 1980, 1979, 1978, 1977, 1976, 1975, 1974, 1973, 1972, 1971, 1970], "xaxis": "x", "y": [19, 22, 41, 74, 101, 95, 109, 168, 158, 174, 121, 161, 156, 113, 2, 0, 0, 0, 0, 0, 0, 0, 1, 0, 0, 4, 2, 0, 1, 0, 1, 0, 0, 1, 7, 0, 8, 7, 3, 8, 5, 2, 1, 0, 0, 1, 0, 1, 0, 3, 3], "yaxis": "y"}, {"alignmentgroup": "True", "hovertemplate": "variable=I_RACE_2<br>iyear=%{x}<br>value=%{y}<extra></extra>", "legendgroup": "I_RACE_2", "marker": {"color": "#19d3f3", "pattern": {"shape": ""}}, "name": "I_RACE_2", "offsetgroup": "I_RACE_2", "orientation": "v", "showlegend": true, "textposition": "auto", "type": "bar", "x": [2021, 2020, 2019, 2018, 2017, 2016, 2015, 2014, 2013, 2012, 2011, 2010, 2009, 2008, 2007, 2006, 2005, 2004, 2003, 2002, 2001, 2000, 1999, 1998, 1997, 1996, 1995, 1994, 1992, 1991, 1990, 1989, 1988, 1987, 1986, 1985, 1984, 1983, 1982, 1981, 1980, 1979, 1978, 1977, 1976, 1975, 1974, 1973, 1972, 1971, 1970], "xaxis": "x", "y": [19, 22, 41, 74, 101, 95, 109, 168, 158, 174, 121, 161, 157, 113, 2, 0, 0, 0, 0, 0, 0, 0, 1, 0, 0, 4, 2, 0, 1, 0, 1, 0, 0, 1, 7, 0, 7, 7, 1, 3, 4, 2, 1, 0, 0, 1, 0, 1, 0, 3, 3], "yaxis": "y"}, {"alignmentgroup": "True", "hovertemplate": "variable=I_RACE_3<br>iyear=%{x}<br>value=%{y}<extra></extra>", "legendgroup": "I_RACE_3", "marker": {"color": "#FF6692", "pattern": {"shape": ""}}, "name": "I_RACE_3", "offsetgroup": "I_RACE_3", "orientation": "v", "showlegend": true, "textposition": "auto", "type": "bar", "x": [2021, 2020, 2019, 2018, 2017, 2016, 2015, 2014, 2013, 2012, 2011, 2010, 2009, 2008, 2007, 2006, 2005, 2004, 2003, 2002, 2001, 2000, 1999, 1998, 1997, 1996, 1995, 1994, 1992, 1991, 1990, 1989, 1988, 1987, 1986, 1985, 1984, 1983, 1982, 1981, 1980, 1979, 1978, 1977, 1976, 1975, 1974, 1973, 1972, 1971, 1970], "xaxis": "x", "y": [0, 1, 0, 0, 3, 0, 0, 0, 0, 0, 0, 0, 1, 1, 0, 0, 0, 0, 0, 0, 0, 0, 1, 0, 0, 4, 2, 0, 1, 0, 1, 0, 0, 1, 7, 0, 7, 7, 2, 3, 4, 2, 1, 0, 0, 4, 1, 2, 2, 25, 14], "yaxis": "y"}], "layout": {"autosize": false, "barmode": "relative", "height": 500, "legend": {"title": {"text": "variable"}, "tracegroupgap": 0}, "margin": {"b": 100, "l": 50, "pad": 4, "r": 50, "t": 100}, "paper_bgcolor": "LightSteelBlue", "title": {"text": "Number of attacks per year per each group"}, "updatemenus": [{"buttons": [{"args": [{"y": {"elided": "10x51 int values"}}], "label": "Religious", "method": "update"}, {"args": [{"y": {"elided": "3x51 int values"}}], "label": "race", "method": "update"}, {"args": [{"y": {"elided": "4x51 int values"}}], "label": "Right", "method": "update"}, {"args": [{"y": {"elided": "6x51 int values"}}], "label": "Left", "method": "update"}, {"args": [{"y": {"elided": "14x51 int values"}}], "label": "SI", "method": "update"}, {"args": [{"y": {"elided": "37x51 int values"}}], "label": "All", "method": "update"}], "direction": "down", "pad": {"r": 10, "t": 10}, "showactive": true, "x": 0.1, "xanchor": "left", "y": 1.1, "yanchor": "top"}], "width": 1000, "xaxis": {"anchor": "y", "domain": [0, 1], "title": {"text": "iyear"}}, "yaxis": {"anchor": "x", "domain": [0, 1], "title": {"text": "value"}, "type": "log"}}}
